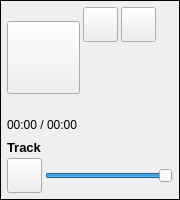
<?xml version="1.0" encoding="UTF-8"?>
<ui version="4.0">
 <class>SoundboardTrackFrame</class>
 <widget class="QFrame" name="SoundboardTrackFrame">
  <property name="geometry">
   <rect>
    <x>0</x>
    <y>0</y>
    <width>180</width>
    <height>200</height>
   </rect>
  </property>
  <property name="sizePolicy">
   <sizepolicy hsizetype="Fixed" vsizetype="Fixed">
    <horstretch>0</horstretch>
    <verstretch>1</verstretch>
   </sizepolicy>
  </property>
  <property name="minimumSize">
   <size>
    <width>180</width>
    <height>200</height>
   </size>
  </property>
  <property name="maximumSize">
   <size>
    <width>180</width>
    <height>200</height>
   </size>
  </property>
  <property name="windowTitle">
   <string>Track</string>
  </property>
  <property name="styleSheet">
   <string notr="true">background-image: url(:/img/data/parchment.jpg);</string>
  </property>
  <property name="frameShape">
   <enum>QFrame::Box</enum>
  </property>
  <property name="frameShadow">
   <enum>QFrame::Plain</enum>
  </property>
  <layout class="QVBoxLayout" name="verticalLayout_3">
   <property name="spacing">
    <number>3</number>
   </property>
   <property name="leftMargin">
    <number>6</number>
   </property>
   <property name="topMargin">
    <number>6</number>
   </property>
   <property name="rightMargin">
    <number>6</number>
   </property>
   <property name="bottomMargin">
    <number>6</number>
   </property>
   <item>
    <layout class="QHBoxLayout" name="horizontalLayout">
     <property name="spacing">
      <number>3</number>
     </property>
     <item>
      <widget class="QPushButton" name="btnPlay">
       <property name="minimumSize">
        <size>
         <width>73</width>
         <height>73</height>
        </size>
       </property>
       <property name="maximumSize">
        <size>
         <width>73</width>
         <height>73</height>
        </size>
       </property>
       <property name="styleSheet">
        <string notr="true"/>
       </property>
       <property name="text">
        <string/>
       </property>
       <property name="icon">
        <iconset resource="resources.qrc">
         <normaloff>:/img/data/icon_soundboard.png</normaloff>:/img/data/icon_soundboard.png</iconset>
       </property>
       <property name="iconSize">
        <size>
         <width>53</width>
         <height>53</height>
        </size>
       </property>
       <property name="checkable">
        <bool>true</bool>
       </property>
       <property name="checked">
        <bool>false</bool>
       </property>
      </widget>
     </item>
     <item>
      <layout class="QVBoxLayout" name="verticalLayout_2">
       <item>
        <widget class="QPushButton" name="btnRepeat">
         <property name="minimumSize">
          <size>
           <width>35</width>
           <height>35</height>
          </size>
         </property>
         <property name="maximumSize">
          <size>
           <width>35</width>
           <height>35</height>
          </size>
         </property>
         <property name="text">
          <string/>
         </property>
         <property name="icon">
          <iconset resource="resources.qrc">
           <normaloff>:/img/data/icon_redo.png</normaloff>:/img/data/icon_redo.png</iconset>
         </property>
         <property name="iconSize">
          <size>
           <width>25</width>
           <height>25</height>
          </size>
         </property>
         <property name="checkable">
          <bool>true</bool>
         </property>
        </widget>
       </item>
       <item>
        <spacer name="verticalSpacer">
         <property name="orientation">
          <enum>Qt::Vertical</enum>
         </property>
         <property name="sizeHint" stdset="0">
          <size>
           <width>20</width>
           <height>13</height>
          </size>
         </property>
        </spacer>
       </item>
      </layout>
     </item>
     <item>
      <layout class="QVBoxLayout" name="verticalLayout">
       <item>
        <widget class="QPushButton" name="btnRemove">
         <property name="minimumSize">
          <size>
           <width>35</width>
           <height>35</height>
          </size>
         </property>
         <property name="maximumSize">
          <size>
           <width>35</width>
           <height>35</height>
          </size>
         </property>
         <property name="text">
          <string/>
         </property>
         <property name="icon">
          <iconset resource="resources.qrc">
           <normaloff>:/img/data/icon_remove.png</normaloff>:/img/data/icon_remove.png</iconset>
         </property>
         <property name="iconSize">
          <size>
           <width>25</width>
           <height>25</height>
          </size>
         </property>
         <property name="checkable">
          <bool>false</bool>
         </property>
        </widget>
       </item>
       <item>
        <spacer name="verticalSpacer_2">
         <property name="orientation">
          <enum>Qt::Vertical</enum>
         </property>
         <property name="sizeHint" stdset="0">
          <size>
           <width>20</width>
           <height>13</height>
          </size>
         </property>
        </spacer>
       </item>
      </layout>
     </item>
     <item>
      <spacer name="horizontalSpacer_2">
       <property name="orientation">
        <enum>Qt::Horizontal</enum>
       </property>
       <property name="sizeHint" stdset="0">
        <size>
         <width>13</width>
         <height>20</height>
        </size>
       </property>
      </spacer>
     </item>
    </layout>
   </item>
   <item>
    <widget class="QLabel" name="lblProgress">
     <property name="minimumSize">
      <size>
       <width>0</width>
       <height>25</height>
      </size>
     </property>
     <property name="maximumSize">
      <size>
       <width>16777215</width>
       <height>25</height>
      </size>
     </property>
     <property name="text">
      <string>00:00 / 00:00</string>
     </property>
     <property name="alignment">
      <set>Qt::AlignLeading|Qt::AlignLeft|Qt::AlignVCenter</set>
     </property>
    </widget>
   </item>
   <item>
    <widget class="QLabel" name="lblName">
     <property name="font">
      <font>
       <pointsize>10</pointsize>
       <weight>75</weight>
       <bold>true</bold>
      </font>
     </property>
     <property name="text">
      <string>Track</string>
     </property>
     <property name="alignment">
      <set>Qt::AlignLeading|Qt::AlignLeft|Qt::AlignVCenter</set>
     </property>
     <property name="wordWrap">
      <bool>false</bool>
     </property>
    </widget>
   </item>
   <item>
    <layout class="QHBoxLayout" name="horizontalLayout_2">
     <item>
      <widget class="QPushButton" name="btnMute">
       <property name="minimumSize">
        <size>
         <width>35</width>
         <height>35</height>
        </size>
       </property>
       <property name="maximumSize">
        <size>
         <width>35</width>
         <height>35</height>
        </size>
       </property>
       <property name="text">
        <string/>
       </property>
       <property name="icon">
        <iconset resource="resources.qrc">
         <normaloff>:/img/data/icon_volumeon.png</normaloff>:/img/data/icon_volumeon.png</iconset>
       </property>
       <property name="iconSize">
        <size>
         <width>25</width>
         <height>25</height>
        </size>
       </property>
       <property name="checkable">
        <bool>true</bool>
       </property>
      </widget>
     </item>
     <item>
      <widget class="QSlider" name="slideVolume">
       <property name="maximum">
        <number>100</number>
       </property>
       <property name="value">
        <number>100</number>
       </property>
       <property name="orientation">
        <enum>Qt::Horizontal</enum>
       </property>
      </widget>
     </item>
    </layout>
   </item>
  </layout>
 </widget>
 <resources>
  <include location="resources.qrc"/>
 </resources>
 <connections/>
</ui>
